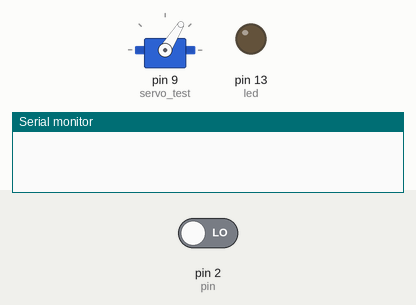
Recording of a sketch running on a simulated Arduino Uno, built with avr-gcc and run on an emulated ATmega328P. Parts: servo, output pins drawn as LEDs (lit = HIGH), the last lines printed to the serial monitor. Inputs (shaded band) come from the test bench; at power-on: pin 2 (pin) LOW.

Above: at 6.53 s.
9.3 s: pin 2 (pin) driven HIGH
At 11.25 s:
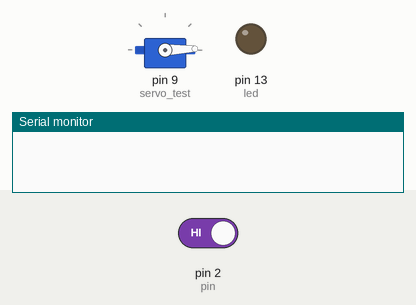
At 13.4 s:
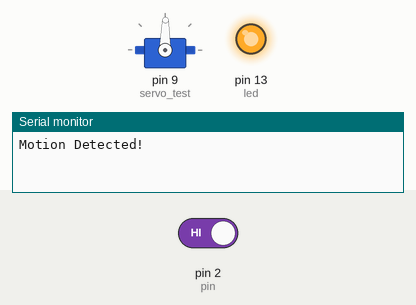
13.8 s: pin 2 (pin) driven LOW
At 16.2 s:
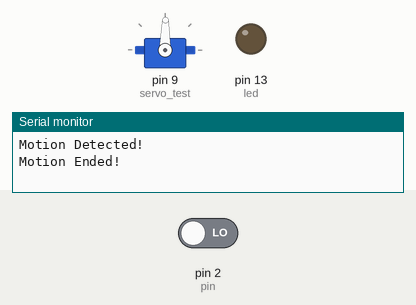
Timing chart, 0 to 24.0 s (numbered marks = the images above; inputs shaded):
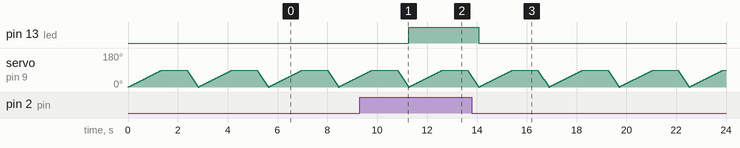

Measured:
- after the input at 9.3 s, pin 13 (led): LOW → HIGH after 2.0 s
- after the input at 13.8 s, pin 13 (led): HIGH → LOW after 0.27 s

The sketch:

Motion_servo.ino
```cpp
#include <Servo.h>
Servo servo_test;
int angle = 0;
int led = 13;
int pin = 2;
int value = 0;
int pirState = LOW;
void setup()
{
  servo_test.attach(9);
  pinMode(led, OUTPUT);
  pinMode(pin, INPUT);
  Serial.begin(9600);
}
 void loop()
{
  for(angle = 0; angle < 90; angle++)
  {
    servo_test.write(angle);
    delay(15);
  }
 delay(1000);
  for(angle = 90; angle>=1; angle--)
  {
    servo_test.write(angle);
    delay(5);
  }
  delay(1);
   value = digitalRead(pin);

  if (value == HIGH) {
    digitalWrite(led, HIGH);

    if (pirState == LOW) {
      Serial.println("Motion Detected!");
      pirState = HIGH;
    }
  }else{
    digitalWrite(led, LOW);

    if(pirState == HIGH){
      Serial.println("Motion Ended!");
      pirState = LOW;
      }
    }
}
```
